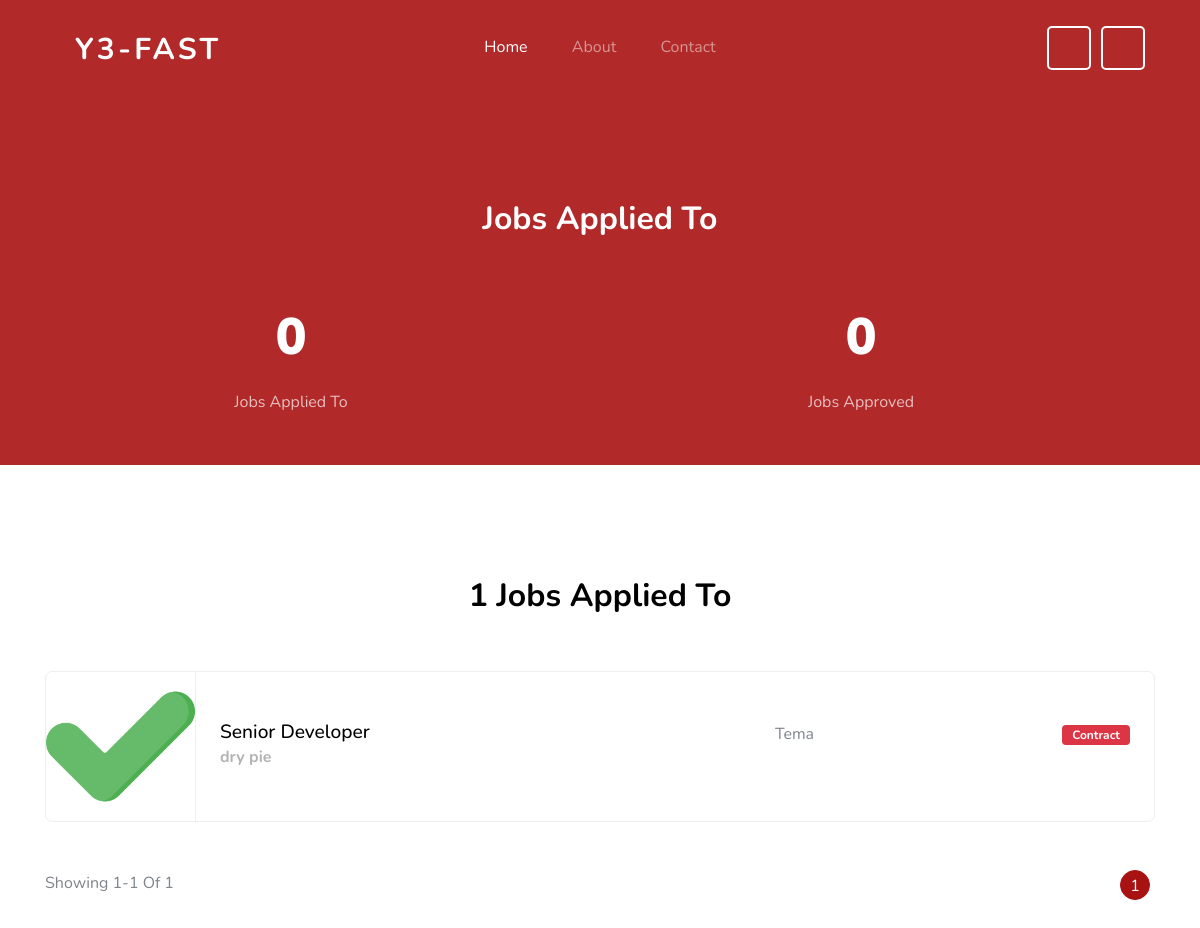
Page /job-listings.php (signed in) on the earlier database version.
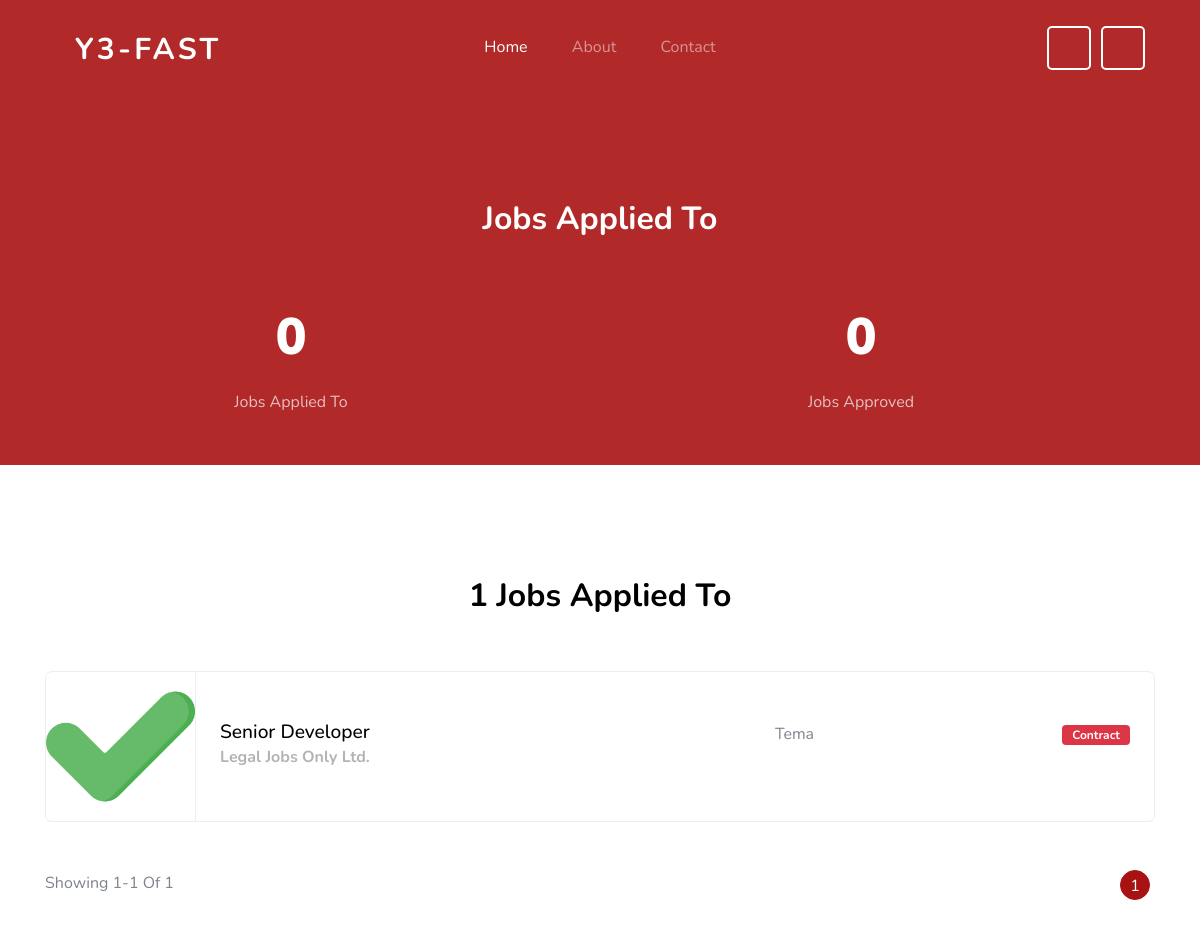
Same page on the later database version.
### tables this page shows
CREATE TABLE `job_req` (
    `job_id` int(11) NOT NULL,
    `job_title` varchar(100) NOT NULL,
    `job_description` text NOT NULL,
    `user_id` int(11) NOT NULL,
    `responsibility` longtext NOT NULL CHECK (json_valid(`responsibility`)),
    `experience` varchar(100) DEFAULT NULL,
    `benefits` longtext DEFAULT NULL CHECK (json_valid(`benefits`)),
    `vacancy` int(11) DEFAULT NULL,
    `status` enum('Full-Time','Part-Time','Contract') NOT NULL,
    `job_location` varchar(255) DEFAULT NULL,
    `salary` decimal(10,2) DEFAULT NULL,
    `gender` enum('Male','Female','Other','Any') DEFAULT NULL,
    `application_deadline` date DEFAULT NULL,
    `published_on` datetime NOT NULL DEFAULT current_timestamp(),
    `featured_image` varchar(255) DEFAULT "./images/bm_office_chat.svg"
);

CREATE TABLE `employers` (
    `user_id` int(11) NOT NULL,
    `org_name` varchar(100) NOT NULL,
    `creation_date` date NOT NULL,
    `industry` varchar(50) DEFAULT NULL,
    `tag_ids` longtext DEFAULT NULL CHECK (json_valid(`tag_ids`))
);

CREATE TABLE `users` (
    `user_id` int(11) NOT NULL,
    `profile_pic` varchar(255) DEFAULT "./uploads/profile_pic/check-mark.png",
    `email` varchar(255) NOT NULL,
    `passwd` varchar(255) NOT NULL,
    `username` varchar(50) NOT NULL,
    `usertype` enum('JobSeeker','Employer','Admin') NOT NULL
);

### functions/getJobListingsPerUser.php (the view, shortened to what this page needs)
<?php
include 'settings/connection.php';
function getAppliedJobListings($start, $jobsPerPage, $jobSeekerId)
{
    global $conn;
    $offset = $start - 1;
    $sql = "SELECT
                job_req.job_id,
                job_req.job_title,
                job_req.job_description,
                job_req.job_location,
                job_req.status,
                job_req.published_on,
                employers.org_name,
                users.profile_pic
            FROM
                job_req
            INNER JOIN
                applications ON job_req.job_id = applications.job_id
            INNER JOIN
                employers ON job_req.user_id = employers.user_id
            INNER JOIN
                users ON job_req.user_id = users.user_id
            WHERE
                applications.user_id = ?
            LIMIT
                ?, ?";
    $stmt = $conn->prepare($sql);
    $stmt->bind_param("iii", $jobSeekerId, $offset, $jobsPerPage);
    $stmt->execute();
    $result = $stmt->get_result();
    if ($result->num_rows > 0) {
        echo '<ul class="job-listings mb-5">';
        while ($row = $result->fetch_assoc()) {
            $jobId = $row['job_id'];
            $jobTitle = $row['job_title'];
            $jobLocation = $row['job_location'];
            $status = $row['status'];
            $orgName = $row['org_name'];
            echo '<li class="job-listing d-block d-sm-flex pb-3 pb-sm-0 align-items-center">';
            echo '<a href="job-single.php?job_id=' . $jobId . '"></a>';
            echo '<div class="job-listing-logo">';
            echo '<img src="' . htmlspecialchars($row['profile_pic']) . '" alt="Job Logo" class="img-fluid" width="150px" height="150px"/>';
            echo '</div>';
            echo '<div class="job-listing-about d-sm-flex custom-width w-100 justify-content-between mx-4">';
            echo '<div class="job-listing-position custom-width w-50 mb-3 mb-sm-0">';
            echo '<h2>' . htmlspecialchars($jobTitle) . '</h2>';
            echo '<strong>' . htmlspecialchars($orgName) . '</strong>';
            echo '</div>';
            echo '<div class="job-listing-location mb-3 mb-sm-0 custom-width w-25">';
            echo '<span class="icon-room"></span> ' . htmlspecialchars($jobLocation);
            echo '</div>';
            echo '<div class="job-listing-meta">';
            echo '<span class="badge badge-danger">' . htmlspecialchars($status) . '</span>';
            echo '</div>';
            echo '</div>';
            echo '</li>';
        }
        echo '</ul>';
    } else {
        echo '<p>No job listings found that you have applied to.</p>';
    }
}
function getNumJobsAppliedTo($jobSeekerId) {
    global $conn;
    $sql = "SELECT COUNT(*) AS num_applied FROM applications WHERE user_id = ?";
    $stmt = $conn->prepare($sql);
    $stmt->bind_param("i", $jobSeekerId);
    $stmt->execute();
    $stmt->bind_result($numApplied);
    return $numApplied;
}

Differences in the rows shown:
changed job_req "Senior Developer": user.org_name "dry pie" → "Legal Jobs Only Ltd."
